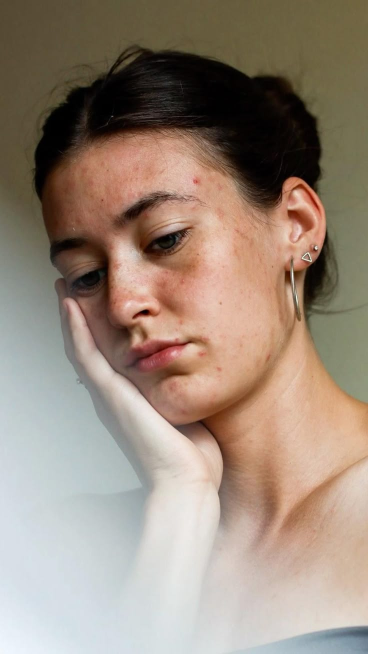
#> input picture .gradio/flagged/Upload Face Image/3efbfd6fcad6136d434d/.jpg, 736 x 1308 px (shown at 1/2 size)
$ python -i app.py   (imports and definitions only)
#> lines starting #> are read from the running program, lines starting #| are printed output that depends on the picture; after the words box and inside, x2 and y2 are one past the last pixel; in counts of white or black regions, pixels touching at a corner belong together
#> in process_image, img is the input picture: shape (1308, 736, 3); mean B, G, R 121.9, 136.5, 153.5
### src/utils/skin_mask_generator.py
import cv2 as cv
import numpy as np

def generate_skin_mask(img):
    hsv_img = cv.cvtColor(img, cv.COLOR_BGR2HSV)
#> hsv_img: shape (1308, 736, 3); mean H, S, V 34.3, 75.2, 156.2

    lower_skin = np.array([0,15,60], dtype='uint8')
    upper_skin = np.array([25,255,255], dtype='uint8')

    lower_skin2 = np.array([0,30,30], dtype='uint8')
    upper_skin2 = np.array([20,255,200], dtype='uint8')

    mask1 = cv.inRange(hsv_img, lower_skin, upper_skin)
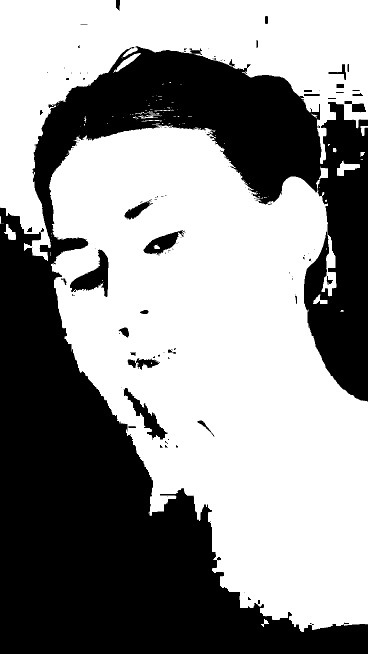
#> mask1: shape (1308, 736) (shown at 1/2 size); 57.4% white; 134 black regions (98 under 20 px), largest, box (x1, y1, x2, y2) and area: (0, 92, 736, 1308) 398326, (140, 499, 217, 594) 3065, (247, 776, 335, 880) 2291
    mask2 = cv.inRange(hsv_img, lower_skin2, upper_skin2)
#> mask2: shape (1308, 736); 24.9% white; 702 white regions (613 under 20 px), largest, box (x1, y1, x2, y2) and area: (80, 216, 736, 1142) 187936, (0, 0, 176, 384) 36803, (230, 208, 384, 241) 1808

    # kernel = np.ones((5,5), np.uint8)
    # cleaned_mask = cv.morphologyEx(skin_mask, cv.MORPH_CLOSE, kernel)
    skin_mask = cv.bitwise_or(mask1, mask2)
#> skin_mask: shape (1308, 736); 59.3% white; 171 black regions (128 under 20 px), largest, box (x1, y1, x2, y2) and area: (0, 415, 736, 1308) 253487, (65, 97, 736, 803) 129725, (247, 776, 335, 880) 2291

    kernel = cv.getStructuringElement(cv.MORPH_ELLIPSE, (5,5))
    skin_mask = cv.morphologyEx(skin_mask, cv.MORPH_CLOSE, kernel, iterations=2)
#> skin_mask: shape (1308, 736); 60.4% white; 12 black regions, largest, box (x1, y1, x2, y2) and area: (0, 415, 736, 1308) 251403, (67, 103, 736, 803) 123853, (248, 781, 330, 877) 2008

    return skin_mask

### src/mask_generator/adaptive_mask.py
# for initial acne candidate detection
# Input: Skin only image, non-skin regions are blacked out
#TECHNIQUE: Convert to grayscale + apply adaptive threshold or CLAHE + Otsu
#OUTPUT: Binary mask

import cv2 as cv
import numpy as np

def extract_acne_candidates(skin_only_img):
    # redness filter form lab space
    lab = cv.cvtColor(skin_only_img, cv.COLOR_BGR2LAB)
#> lab: shape (1308, 736, 3); mean of channels 0, 1, 2 85, 133.2, 138.2
    l,a,b = cv.split(lab)
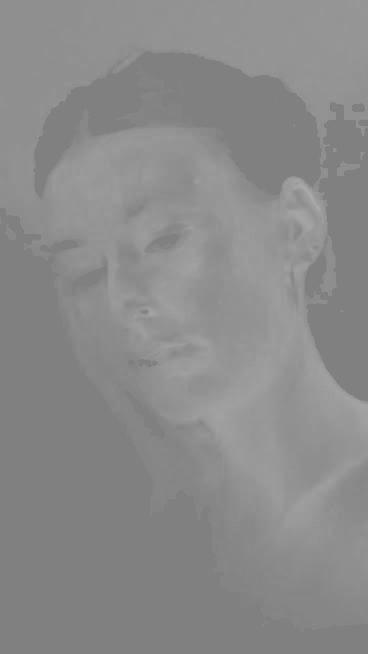
#> b: shape (1308, 736) (shown at 1/2 size); min 126, max 171, mean 138.2
    clahe = cv.createCLAHE(clipLimit=2.0, tileGridSize=(8,8))
    l = clahe.apply(l)
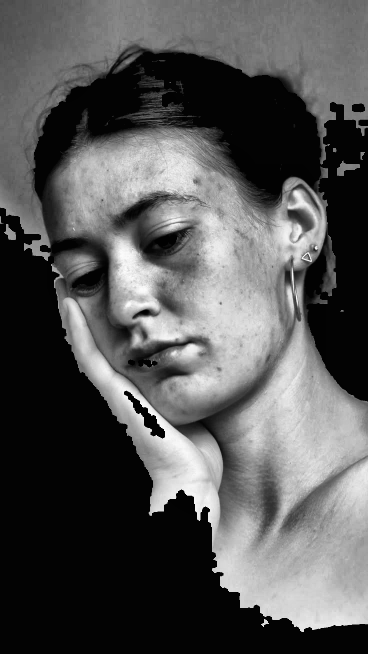
#> l: shape (1308, 736) (shown at 1/2 size); min 1, max 255, mean 86.2
    lab = cv.merge((l,a,b))
#> lab: shape (1308, 736, 3); mean of channels 0, 1, 2 86.2, 133.2, 138.2

    #normalize lighting

    # redness mask => acne tends to ahve higher 'a' value
    thresh_value = np.percentile(a[a>0], 85)
#> thresh_value = 142
    _, red_mask = cv.threshold(lab[:,:,1], thresh_value, 255, cv.THRESH_BINARY)
#> red_mask: shape (1308, 736); 13.9% white; 349 white regions (288 under 20 px), largest, box (x1, y1, x2, y2) and area: (97, 254, 544, 934) 89765, (442, 352, 651, 652) 24166, (368, 325, 454, 428) 4252

    # texture mask => find small dark blobs on light skin
    gray = cv.cvtColor(skin_only_img, cv.COLOR_BGR2GRAY)
    dog = cv.GaussianBlur(gray, (0,0), 2) - cv.GaussianBlur(gray, (0,0), 5)
    _, texture_mask = cv.threshold(dog, 0, 255, cv.THRESH_BINARY + cv.THRESH_OTSU)
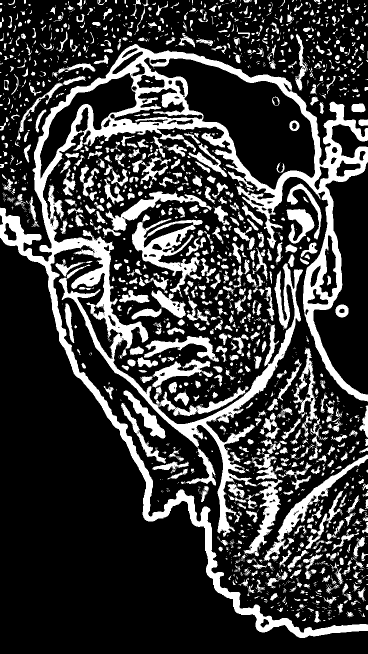
#> texture_mask: shape (1308, 736) (shown at 1/2 size); 23.6% white; 1927 white regions (1170 under 20 px), largest, box (x1, y1, x2, y2) and area: (0, 88, 736, 1276) 105787, (264, 429, 405, 585) 7186, (527, 909, 736, 1122) 4738

    acne_candidates = cv.bitwise_and(red_mask, texture_mask)
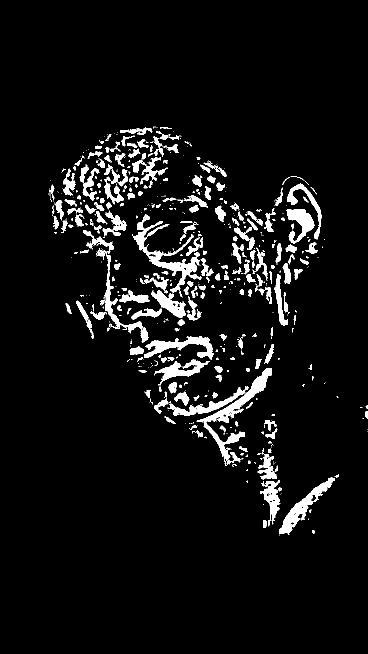
#> acne_candidates: shape (1308, 736) (shown at 1/2 size); 6.2% white; 650 white regions (412 under 20 px)

    return acne_candidates

### src/mask_generator/contour_filter.py
# Refine Mask : REMOVE EYES, LIPS, AND LARGE AREAS
# INPUT: raw acne mask from adaptive mask file
# TECHNIQUE: Contour area filtering + positional filtering(ROI :cheeks, forehead)
# OUTPUT: cleaned binary mask wiht only valid acne regions

import cv2 as cv
import numpy as np

def filter_acne_mask(acne_mask, original_image=None, min_area = 10, max_area=5000):
#> called with min_area = 10, max_area = 5000
    contours, _ = cv.findContours(acne_mask, cv.RETR_EXTERNAL, cv.CHAIN_APPROX_SIMPLE)
#> contours = 650 contours, 451 with area under 20; largest, box (x1, y1, x2, y2) and area: (394, 736, 544, 932) 3888, (265, 429, 403, 585) 3637, (558, 954, 670, 1070) 2700, (288, 672, 428, 719) 2242, (193, 499, 297, 685) 1833
    refined_mask = np.zeros_like(acne_mask)

    for cnt in contours:
        area = cv.contourArea(cnt)
        # [5 lines of commented-out code are left out]

        if min_area < area < max_area:
            cv.drawContours(refined_mask, [cnt], -1, 255, -1)
#> this loop made 650 passes
#> area on passes 2, 4, 5: 22.5, 83, 28.5
#> refined_mask: shape (1308, 736); 6.2% white; 244 white regions (7 under 20 px), largest, box (x1, y1, x2, y2) and area: (394, 736, 544, 932) 4321, (265, 429, 403, 585) 4201, (558, 954, 670, 1070) 2900

    if original_image is not None:
        pass

    return refined_mask

### src/inpainting/inpaint.py
# take cleaned acne mask and inpaint acne pixels in original image
# INPUT - original image + final acne mask
# OUTPUT - acne free image

import cv2 as cv

def remove_acne(original_image, final_mask):
    inpainted = cv.inpaint(original_image, final_mask, 13, cv.INPAINT_TELEA)
    return inpainted

### src/app.py
import gradio as gd
import cv2 as cv
import numpy as np
from src.utils.image_loader import read_and_resize
from src.utils.skin_mask_generator import generate_skin_mask
from src.mask_generator.adaptive_mask import extract_acne_candidates
from src.mask_generator.contour_filter import filter_acne_mask
from src.inpainting.inpaint import remove_acne

def process_image(image):
    # converting from PIL(Python image library/Pillow) to BGR img (uploaded img comes in as a PIL img in GRADIO)
    img = cv.cvtColor(np.array(image), cv.COLOR_RGB2BGR)

    # Running the pipeline
    skin_mask = generate_skin_mask(img)
    skin_only_img = cv.bitwise_and(img, img, mask=skin_mask)

    acne_raw = extract_acne_candidates(skin_only_img)
    acne_mask = filter_acne_mask(acne_raw, img)

    # Rectangle exclusion
    x1, y1, x2, y2 = 100, 100, 200, 200
    exclusion_mask = np.zeros_like(acne_mask)
    cv.rectangle(exclusion_mask, (x1, y1), (x2, y2), 255, -1)
#> exclusion_mask: shape (1308, 736); 1.1% white; 1 white region, box (x1, y1, x2, y2) and area: (100, 100, 201, 201) 10201

    # Circle exclusion
    cx, cy, radius = 300, 300, 40
    cv.circle(exclusion_mask, (cx, cy), radius, 255, -1)
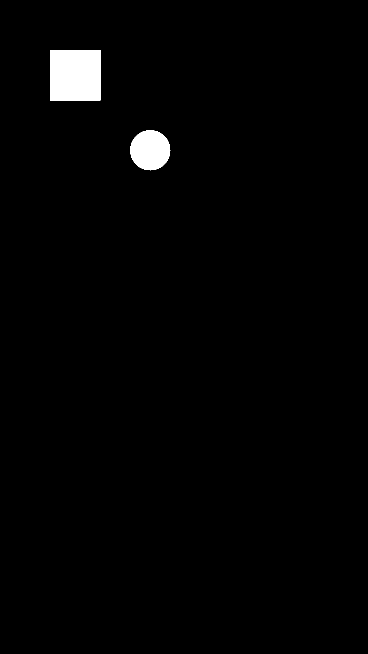
#> exclusion_mask: shape (1308, 736) (shown at 1/2 size); 1.6% white; 2 white regions, box (x1, y1, x2, y2) and area: (100, 100, 201, 201) 10201, (260, 260, 341, 341) 5025

    acne_mask = cv.bitwise_and(acne_mask, cv.bitwise_not(exclusion_mask))
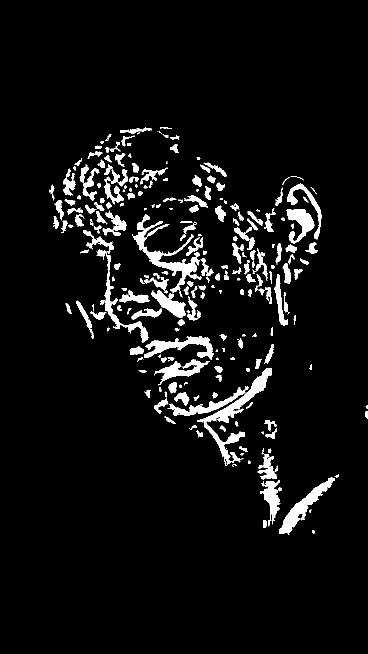
#> acne_mask: shape (1308, 736) (shown at 1/2 size); 6% white; 243 white regions (12 under 20 px), largest, box (x1, y1, x2, y2) and area: (394, 736, 544, 932) 4321, (265, 429, 403, 585) 4201, (558, 954, 670, 1070) 2900

    result = remove_acne(img, acne_mask)

    # converting back to RGB for GRADIO
    result_rgb = cv.cvtColor(result, cv.COLOR_BGR2RGB)
    return result_rgb


# [7 lines that did not run here, left out]

# [2 lines not run here, left out]

>>> import cv2
>>> picture = cv2.cvtColor(cv2.imread('../.gradio/flagged/Upload Face Image/3efbfd6fcad6136d434d/.jpg'), cv2.COLOR_BGR2RGB)
>>> result = process_image(picture)
